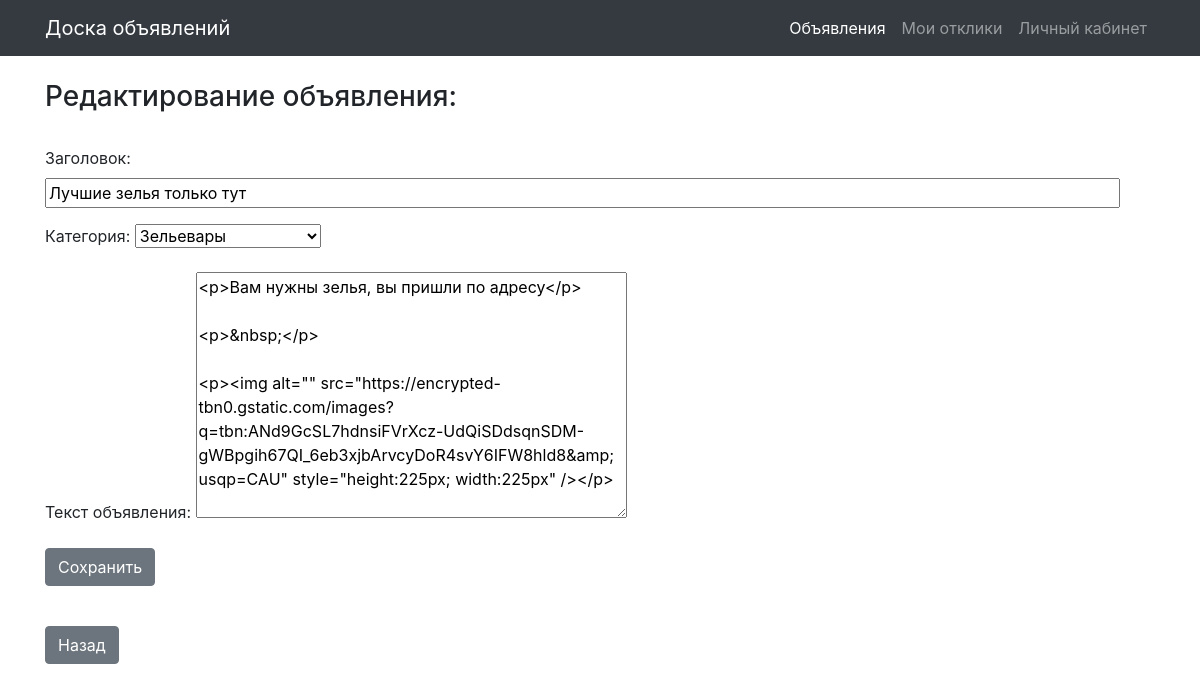
The app's page /post/12/edit (signed in) with its own data.
### board/models.py (models this page shows, shortened)
class Post(models.Model):
    CAT = (('TANKS', 'Танки'),
        ('HEALERS', 'Хилы'),
        ('DAMAGE DILERS', 'ДД'),
        ('MERCHANTS', 'Торговцы'),
        ('GUILDMASTER', 'Гилдмастеры'),
        ('QUESTGIVERS', 'Квестгиверы'),
        ('BLACKSMITH', 'Кузнецы'),
        ('LEATHER_WORKER', 'Кожевники'),
        ('POTION MAKERS', 'Зельевары'),
        ('SPELL MASTER', 'Мастера заклинаний '))
    author = models.ForeignKey(User, on_delete=models.CASCADE)
    category = models.CharField(max_length=15, choices=CAT, verbose_name='Категория')
    dateCreation = models.DateTimeField(auto_now_add=True)
    title = models.CharField(max_length=256, verbose_name='Название')
    text = RichTextField()

### board/views.py (the view, shortened to what this page needs)
# urls.py: path('post/<int:pk>/edit', EditPost.as_view()),
class EditPost(LoginRequiredMixin, UpdateView):
    template_name = 'edit_post.html'
    form_class = PostForm
    success_url = '/create/'
    def dispatch(self, request, *args, **kwargs):
        author = Post.objects.get(pk=self.kwargs.get('pk')).author.username
        if self.request.user.username == 'admin' or self.request.user.username == author:
            return super().dispatch(request, *args, **kwargs)
        else:
            return HttpResponse("Редактировать объявление может только автор")
    def get_object(self, **kwargs):
        id = self.kwargs.get('pk')
        return Post.objects.get(pk=id)

### board/forms.py
class PostForm(forms.ModelForm):
    class Meta:
        model = Post
        widgets = {'title': forms.TextInput(attrs={'size': '100'})}
        fields = ('title', 'category', 'text',)
    def __init__(self, *args, **kwargs):
        super(PostForm, self).__init__(*args, **kwargs)
        self.fields['title'].label = "Заголовок"
        self.fields['category'].label = "Категория:"
        self.fields['text'].label = "Текст объявления:"

### templates/edit_post.html (shortened to what this page needs)
{% extends 'default.html' %}
{% load bootstrap4 %}
{% load static %}
{% block content %}
    <br>
    <h3>Редактирование объявления:</h3><br>
	<form method="post" enctype="multipart/form-data">
        {{ form.as_p }}
		<input class="btn btn-secondary" type="submit" value="Сохранить">
	</form><br>
    <input type=button value="Назад" class="btn btn-secondary" onClick="javascript:history.go(-1);">
{% endblock content %}

### records on screen
Post: title "Лучшие зелья только тут", category "Зельевары", text "<p>Вам нужны зелья, вы пришли по адресу</p> <p>&nbsp;</p> <p><img alt=\"\" src=\"https://encrypted-tbn0.gstatic.com/images?q=tbn:ANd9GcSL7hdnsiFVrXcz-UdQiSDdsqnSDM-gWBpgih67QI_6eb3xjbArvcyDoR4svY6IFW8hld8&amp;usqp=CAU\" style=\"height:225px; width:225px\" /></p>"
